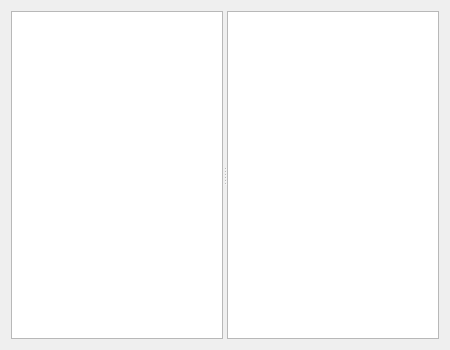
<?xml version="1.0" encoding="UTF-8"?>
<ui version="4.0">
 <class>Dialog</class>
 <widget class="QDialog" name="Dialog">
  <property name="geometry">
   <rect>
    <x>0</x>
    <y>0</y>
    <width>450</width>
    <height>350</height>
   </rect>
  </property>
  <property name="windowTitle">
   <string>Dialog</string>
  </property>
  <layout class="QHBoxLayout" name="horizontalLayout">
   <item>
    <widget class="QSplitter" name="splitter">
     <property name="orientation">
      <enum>Qt::Horizontal</enum>
     </property>
     <widget class="QTreeView" name="treeView"/>
     <widget class="QListView" name="listView"/>
    </widget>
   </item>
  </layout>
 </widget>
 <resources/>
 <connections/>
</ui>
